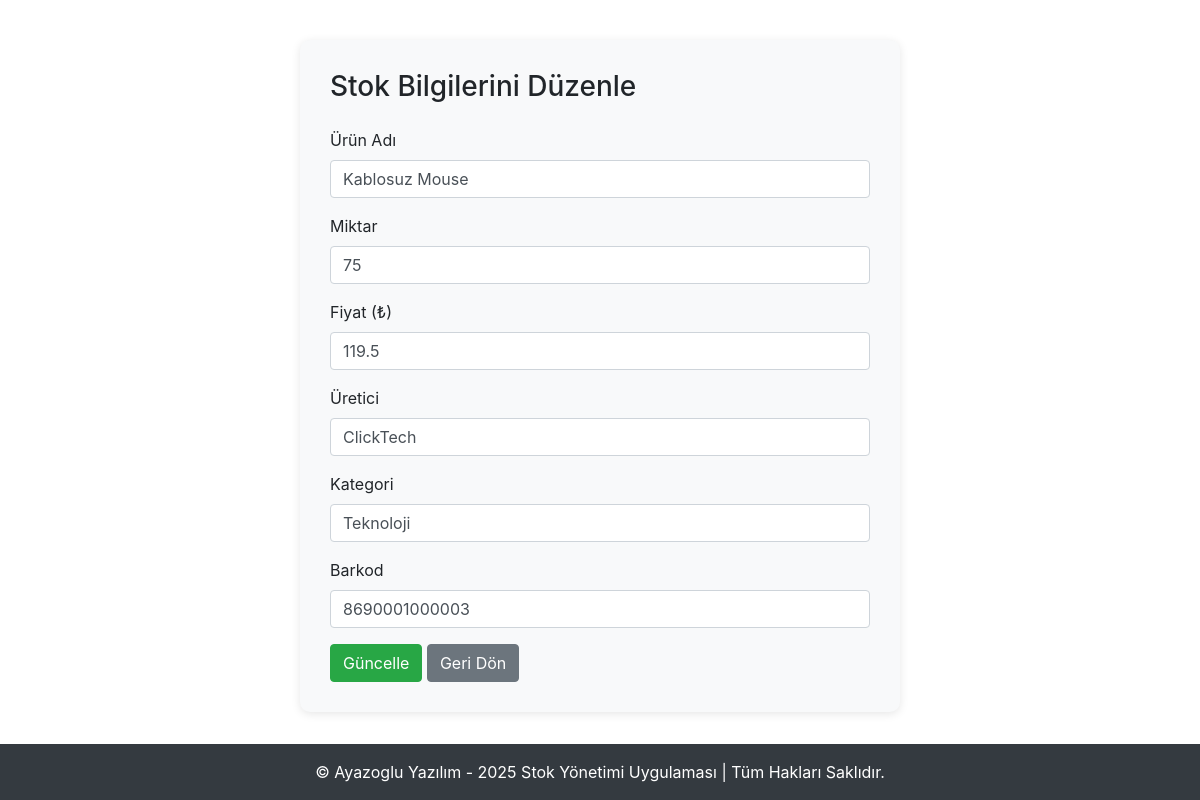
Page /edit_stock/5 (signed in) on the committed database.
### app.py (models this page shows, shortened)
class Stock(db.Model):
    id = db.Column(db.Integer, primary_key=True)
    product_name = db.Column(db.String(100), nullable=False)
    quantity = db.Column(db.Integer, nullable=False)
    price = db.Column(db.Float, nullable=False)
    category = db.Column(db.String(100), nullable=False)
    barcode = db.Column(db.String(100), nullable=False)
    manufacturer = db.Column(db.String(100), nullable=True)
    created_at = db.Column(db.DateTime, default=datetime.utcnow)
    user_id = db.Column(db.Integer, db.ForeignKey('user.id'), nullable=False)

### app.py (the view, shortened to what this page needs)
@app.route('/edit_stock/<int:stock_id>', methods=['GET', 'POST'])
@login_required
def edit_stock(stock_id):
    stock = Stock.query.get_or_404(stock_id)
    if stock.user_id != current_user.id and not current_user.is_admin:
        flash('Bu stok üzerinde değişiklik yapma yetkiniz yok.', 'danger')
        return redirect(url_for('dashboard'))
    return render_template('edit_stock.html', stock=stock)

### app.py (called while the page is built)
@login_manager.user_loader
def load_user(user_id):
    return User.query.get(int(user_id))

### templates/edit_stock.html (shortened to what this page needs)
<!DOCTYPE html>
<html lang="tr">
<head>
    <link href="https://stackpath.bootstrapcdn.com/bootstrap/4.5.2/css/bootstrap.min.css" rel="stylesheet">
</head>
<body>
<div class="container">
    <div class="form-container">
        <h3 class="mb-4">Stok Bilgilerini Düzenle</h3>
        <form method="POST" action="{{ url_for('edit_stock', stock_id=stock.id) }}">
            <div class="form-group">
                <label>Ürün Adı</label>
                <input type="text" name="product_name" class="form-control" value="{{ stock.product_name }}" required>
            </div>
            <div class="form-group">
                <label>Miktar</label>
                <input type="number" name="quantity" class="form-control" value="{{ stock.quantity }}" required>
            </div>
            <div class="form-group">
                <label>Fiyat (₺)</label>
                <input type="number" step="0.01" name="price" class="form-control" value="{{ stock.price }}" required>
            </div>
            <div class="form-group">
                <label>Üretici</label>
                <input type="text" name="manufacturer" class="form-control" value="{{ stock.manufacturer }}" required>
            </div>
            <div class="form-group">
                <label>Kategori</label>
                <input type="text" name="category" class="form-control" value="{{ stock.category }}" required>
            </div>
            <div class="form-group">
                <label>Barkod</label>
                <input type="text" name="barcode" class="form-control" value="{{ stock.barcode }}" required>
            </div>
            <button type="submit" class="btn btn-success">Güncelle</button>
            <a href="{{ url_for('admin_panel') }}" class="btn btn-secondary">Geri Dön</a>
        </form>
    </div>
</div>
</body>
<footer class="bg-dark text-white text-center py-3 mt-4 fixed-bottom">
    &copy; Ayazoglu Yazılım - 2025 Stok Yönetimi Uygulaması | Tüm Hakları Saklıdır.
</footer>
</html>

### templates/edit_stock.html (style rules this page uses)
.form-container { background-color: #f8f9fa; padding: 30px; border-radius: 10px; max-width: 600px; margin: 40px auto; box-shadow: 0 2px 10px rgba(0, 0, 0, 0.1); }

### rows in the picture
Stock: product_name "Kablosuz Mouse", quantity "75", price "119.5", manufacturer "ClickTech", category "Teknoloji", barcode "8690001000003"
